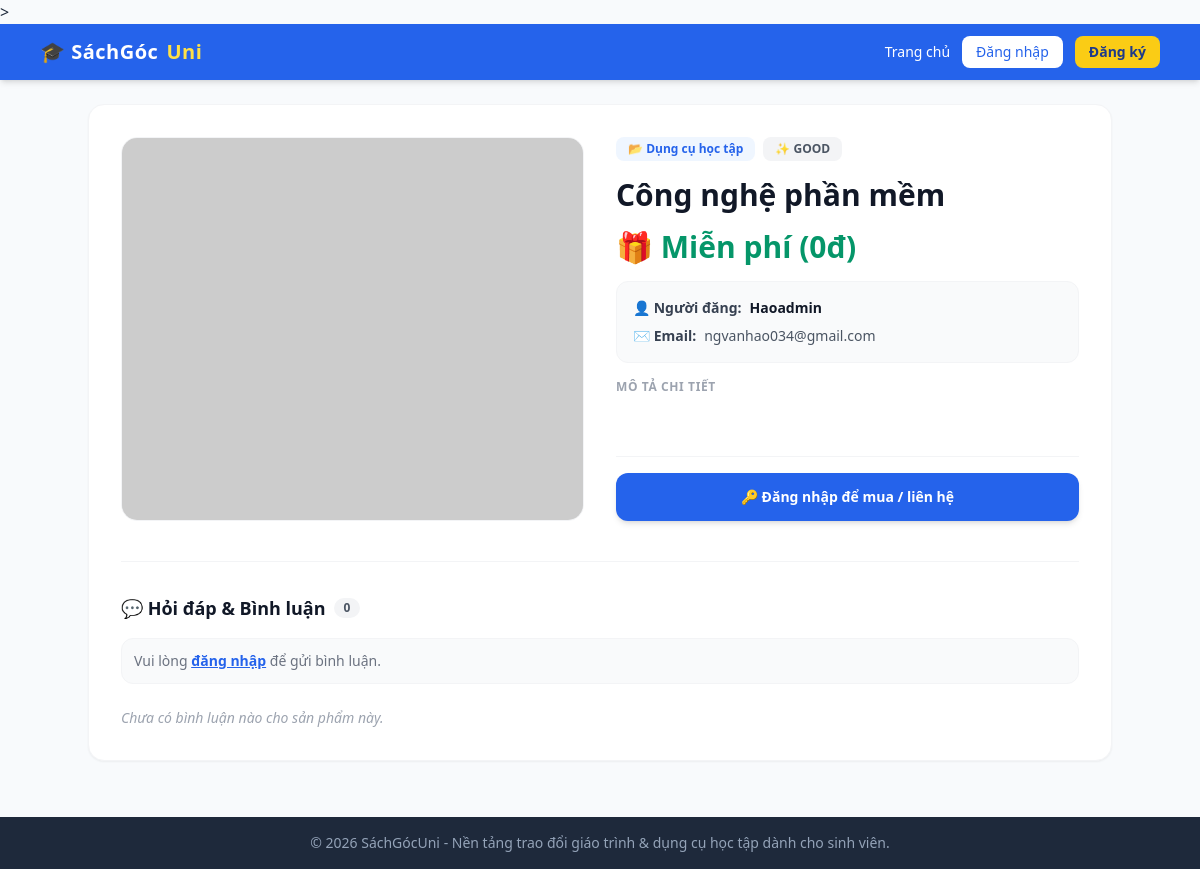
The page /post/10/ on the database its author committed.
### app_main/models.py (models this page shows, shortened)
class Post(models.Model):
    CONDITION_CHOICES = [
        ('NEW', 'Mới (100%)'),
        ('LIKE_NEW', 'Như mới (90-99%)'),
        ('GOOD', 'Tốt (70-89%)'),
        ('USED', 'Cũ (Dưới 70%)'),
    ]
    title = models.CharField(max_length=200, verbose_name="Tiêu đề")
    seller = models.ForeignKey(User, on_delete=models.CASCADE, related_name='posts', verbose_name="Người đăng")
    category = models.ForeignKey(Category, on_delete=models.SET_NULL, null=True, verbose_name="Danh mục")
    course_code = models.CharField(max_length=50, blank=True, verbose_name="Mã học phần / Tên môn")
    faculty = models.CharField(max_length=100, blank=True, verbose_name="Khoa / Ngành")
    price = models.DecimalField(max_digits=10, decimal_places=0, default=0, verbose_name="Giá bán (VNĐ)")
    is_free = models.BooleanField(default=False, verbose_name="Tặng miễn phí (0đ)")
    condition = models.CharField(max_length=20, choices=CONDITION_CHOICES, default='GOOD', verbose_name="Tình trạng")
    description = models.TextField(verbose_name="Mô tả chi tiết")
    image = models.ImageField(upload_to='posts/', blank=True, null=True, verbose_name="Ảnh sản phẩm")
    is_sold = models.BooleanField(default=False, verbose_name="Đã bán")
    created_at = models.DateTimeField(auto_now_add=True, verbose_name="Ngày đăng")
    wishlist = models.ManyToManyField(User, related_name='favorite_posts', blank=True, verbose_name="Lượt yêu thích")
    class Meta:
        verbose_name = "Bài đăng"
        verbose_name_plural = "2. Quản lý bài đăng"
    class Meta:
        verbose_name = "Bài đăng"
        verbose_name_plural = "2. Quản lý bài đăng"

class Category(models.Model):
    name = models.CharField(max_length=100, verbose_name="Tên danh mục")
    slug = models.SlugField(unique=True, verbose_name="Đường dẫn (Slug)")
    class Meta:
        verbose_name = "Danh mục"
        verbose_name_plural = "1. Danh mục sản phẩm"

### app_main/views.py (the view, shortened to what this page needs)
# urls.py: path('post/<int:pk>/', views.post_detail, name='post_detail'),
def post_detail(request, pk):
    post = get_object_or_404(Post, pk=pk)
    comment_form = CommentForm()
    return render(request, 'app_main/detail.html', {
        'post': post,
        'comment_form': comment_form
    })

### app_main/templates/app_main/detail.html (shortened to what this page needs)
{% extends 'app_main/base.html' %}
{% block content %}
<div class="max-w-5xl mx-auto bg-white p-6 md:p-8 rounded-2xl shadow-sm border border-gray-100">
    <div class="grid grid-cols-1 md:grid-cols-2 gap-8">
        <div class="space-y-3">
            <div class="relative h-80 md:h-96 w-full rounded-2xl overflow-hidden bg-gray-50 border border-gray-100">
                <img src="{{ post.image_url|default:'https://via.placeholder.com/600x400' }}" alt="{{ post.title }}" class="w-full h-full object-cover">
            </div>
        </div>
        <div class="flex flex-col justify-between space-y-6">
            <div class="space-y-4">
                <div class="flex items-center gap-2">
                    <span class="bg-blue-50 text-blue-600 font-bold text-xs px-3 py-1 rounded-lg">
                        📂 {{ post.category.name|default:"Chưa phân loại" }}
                    </span>
                    {% if post.condition %}
                        <span class="bg-gray-100 text-gray-600 font-bold text-xs px-3 py-1 rounded-lg">
                            ✨ {{ post.condition }}
                        </span>
                    {% endif %}
                </div>
                <h1 class="text-2xl md:text-3xl font-extrabold text-gray-900 leading-tight">
                    {{ post.title }}
                </h1>
                <div class="text-3xl font-black text-blue-600">
                    {% if post.is_free or post.price == 0 %}
                        <span class="text-emerald-600">🎁 Miễn phí (0đ)</span>
                    {% else %}
                        {{ post.price|floatformat:0 }} <span class="text-lg">VNĐ</span>
                    {% endif %}
                </div>
                <div class="bg-gray-50 rounded-xl p-4 border border-gray-100 space-y-2 text-sm text-gray-700">
                    <div class="flex items-center gap-2">
                        <span>👤 <strong>Người đăng:</strong></span>
                        <span class="font-semibold text-gray-900">{{ post.seller.username }}</span>
                    </div>
                    {% if post.seller.email %}
                        <div class="flex items-center gap-2">
                            <span>✉️ <strong>Email:</strong></span>
                            <span class="text-gray-600">{{ post.seller.email }}</span>
                        </div>
                    {% endif %}
                </div>
                <div>
                    <h3 class="text-xs font-bold text-gray-400 uppercase tracking-wider mb-1">Mô tả chi tiết</h3>
                </div>
            </div>
            <div class="space-y-3 pt-4 border-t border-gray-100">
                {% if post.is_sold %}
                    <button disabled class="w-full bg-gray-100 text-gray-400 py-3.5 rounded-xl font-bold text-sm cursor-not-allowed border border-gray-200">
                        🔒 Sản phẩm này đã bán
                    </button>
                {% else %}
                    {% if user.is_authenticated %}
                        {% if user == post.seller %}
                            <div class="bg-amber-50 border border-amber-200 text-amber-800 p-3 rounded-xl text-xs font-medium flex items-center justify-between">
                                <span>📌 Đây là tin đăng của bạn.</span>
                                <a href="{% url 'my_posts' %}" class="bg-amber-600 text-white font-bold px-3 py-1.5 rounded-lg hover:bg-amber-700 transition">
                                    Quản lý tin
                                </a>
                            </div>
                        {% else %}
                            <div class="grid grid-cols-1 sm:grid-cols-2 gap-3">
                                <form action="{% url 'buy_post' post.pk %}" method="post" onsubmit="return confirm('Bạn có chắc chắn muốn đặt mua/nhận sản phẩm này?');">
                                    {% csrf_token %}
                                    <button type="submit" class="w-full bg-blue-600 hover:bg-blue-700 text-white py-3.5 rounded-xl font-bold text-sm shadow-lg shadow-blue-200 transition">
                                        🛒 {% if post.is_free or post.price == 0 %}Đăng ký nhận ngay{% else %}Đặt mua ngay{% endif %}
                                    </button>
                                </form>
                                {% if post.seller.email %}
                                    <a href="mailto:{{ post.seller.email }}?subject=Hỏi mua: {{ post.title }}" class="w-full bg-emerald-600 hover:bg-emerald-700 text-white py-3.5 rounded-xl font-bold text-sm shadow-lg shadow-emerald-200 transition flex items-center justify-center gap-2">
                                        💬 Nhắn Email
                                    </a>
                                {% endif %}
                            </div>
                        {% endif %}
                    {% else %}
                        <a href="{% url 'login' %}?next={{ request.path }}" class="block w-full bg-blue-600 hover:bg-blue-700 text-white text-center py-3.5 rounded-xl font-bold text-sm shadow-md transition">
                            🔑 Đăng nhập để mua / liên hệ
                        </a>
                    {% endif %}
                {% endif %}
            </div>
        </div>
    </div>
    <div class="mt-10 pt-8 border-t border-gray-100">
        <h3 class="text-lg font-bold text-gray-900 mb-4 flex items-center gap-2">
            <span>💬 Hỏi đáp & Bình luận</span>
            <span class="text-xs bg-gray-100 text-gray-600 px-2.5 py-0.5 rounded-full font-bold">{{ post.comments.count|default:"0" }}</span>
        </h3>
        {% if user.is_authenticated %}
            <form method="post" action="{% url 'post_detail' post.pk %}" class="mb-6 space-y-3">
                {% csrf_token %}
                <textarea name="content" rows="3" required placeholder="Nhập câu hỏi hoặc trao đổi thêm về sản phẩm..." class="w-full p-3.5 border border-gray-200 rounded-xl focus:outline-none focus:ring-2 focus:ring-blue-500 text-sm bg-gray-50/50"></textarea>
                <button type="submit" class="bg-blue-600 hover:bg-blue-700 text-white px-5 py-2.5 rounded-xl text-sm font-bold shadow-sm transition">Gửi bình luận</button>
            </form>
        {% else %}
            <p class="text-sm text-gray-500 mb-6 bg-gray-50 p-3 rounded-xl border border-gray-100">
                Vui lòng <a href="{% url 'login' %}" class="text-blue-600 font-bold underline">đăng nhập</a> để gửi bình luận.
            </p>
        {% endif %}
        <div class="space-y-3">
            {% for comment in post.comments.all %}
                <div class="bg-gray-50 p-4 rounded-xl border border-gray-100 text-sm space-y-1">
                    <div class="flex justify-between items-center">
                        <span class="font-bold text-gray-900">👤 {{ comment.user.username }}</span>
                        <span class="text-xs text-gray-400">{{ comment.created_at|date:"H:i d/m/Y" }}</span>
                    </div>
                    <p class="text-gray-700 leading-relaxed">{{ comment.content }}</p>
                </div>
            {% empty %}
                <p class="text-sm text-gray-400 italic">Chưa có bình luận nào cho sản phẩm này.</p>
            {% endfor %}
        </div>
    </div>
</div>
{% endblock %}

### rows shown on the page
Post: category.name "Dụng cụ học tập", condition "GOOD", title "Công nghệ phần mềm", seller.username "Haoadmin", seller.email "ngvanhao034@gmail.com", comments.count "0"
